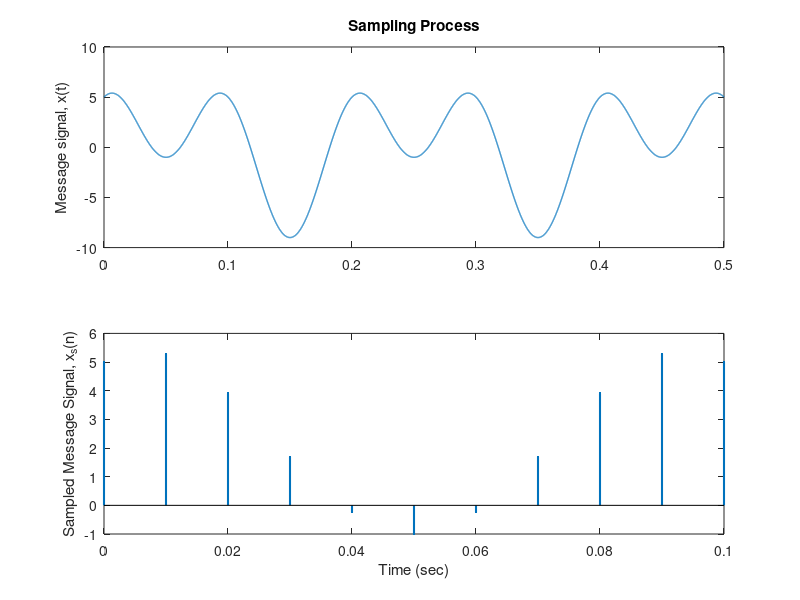
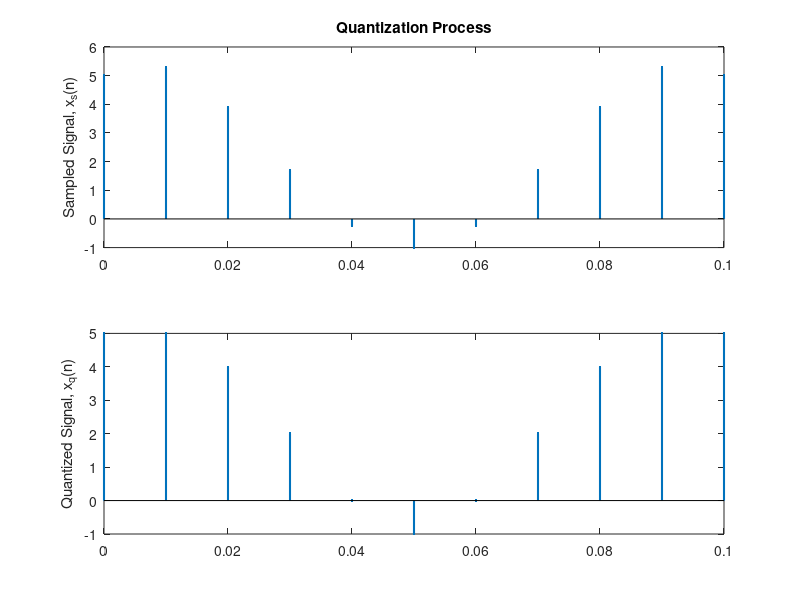
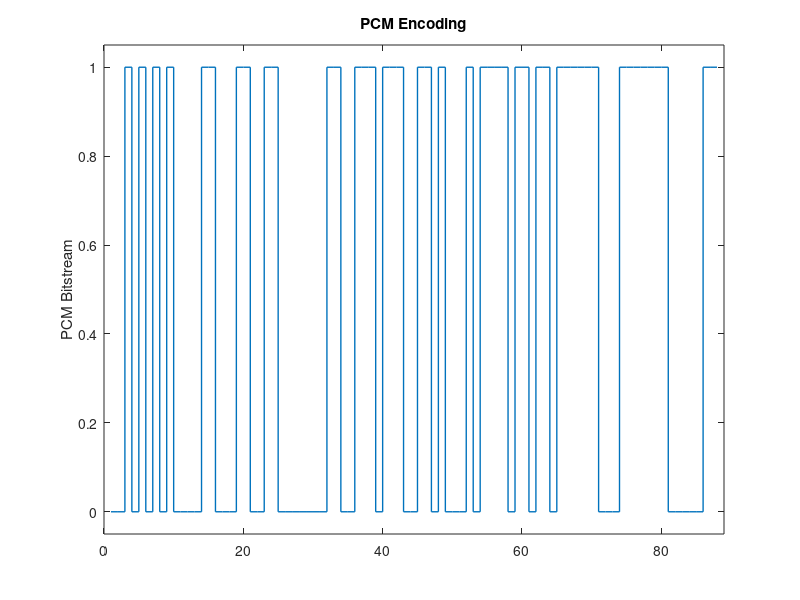
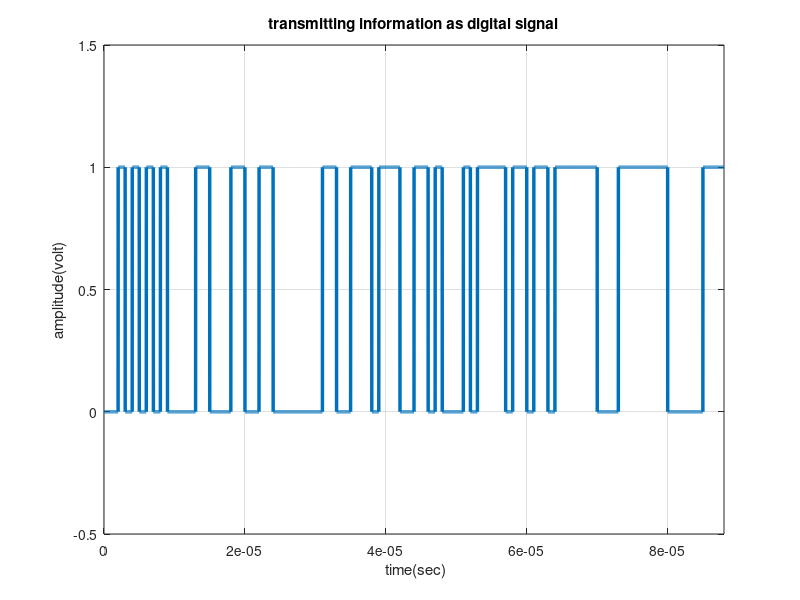

Recreate these plots in MATLAB, in order.
clc; close all; clear all;
% ------------------------------------------------------------
%% Sampling
% Define Message Signal
x = @(t) 5*cos(20*pi*t) + 4*sin(10*pi*t);
Fs = 100; %Sampling Frequency
t = 0:0.0001:0.5; % Time Grid
ts = 0:1/Fs:0.1; % Sampling Time Grid
xs = x(ts); % Sampled Signal
figure(1)
subplot(2,1,1), plot(t, x(t), 'linewidth', 1);
title('Sampling Process');
ylabel('Message signal, x(t)');
subplot(2,1,2), stem(ts, xs, '.', 'linewidth', 1.5);
ylabel('Sampled Message Signal, x_s(n)');
xlabel('Time (sec)')
saveas(gcf, 'project_2fig1.png')
% ------------------------------------------------------------
compressed = compand(xs,255,max(xs),'mu/compressor')
% ------------------------------------------------------------
%% Quantization (Rounding)
L = 256; b = log2(L); %Quantization Levels and bits
delta = (max(xs)-min(xs))/(L-1); % Quantization Step
xq = round((xs/delta)*delta); % Quantized Signal
SQNR = 10*log10(mean(xs.^2)/mean((xs-xq).^2));
disp(['SQNR = ', num2str(SQNR), ' dB']);
figure(2)
subplot(2,1,1), stem(ts, xs, '.', 'linewidth', 1.5);
title('Quantization Process');
ylabel('Sampled Signal, x_s(n)');
subplot(2,1,2), stem(ts, xq, '.', 'linewidth', 1.5);
ylabel('Quantized Signal, x_q(n)');
saveas(gcf, 'project_2fig2.png')
%% PCM Encoding
xb = de2bi(round((xq/delta)+ 41)); %Assigning bits for each Q-level
xbs = reshape(xb, [1, length(xq)*b]); %PCM Bitstream
figure(3)
stairs(xbs, 'linewidth', 1);
title('PCM Encoding');
ylabel('PCM Bitstream');
xlim([0, length(xbs)+1]);
ylim([-0.05, 1.05]);
saveas(gcf, 'project_2fig3.png')
expanded = compand(xs,255,max(xs),'mu/expander')
%%
x = xbs;
bp=.000001;                                                    % bit period
disp(' Binary information at Transmitter :');
disp(x);

bit=[]; 
for n=1:1:length(x)
    if x(n)==1;
       se=ones(1,100);
    else x(n)==0;
        se=zeros(1,100);
    end
     bit=[bit se];
end
t1=bp/100:bp/100:100*length(x)*(bp/100);
figure(4)
plot(t1,bit,'lineWidth',2.5);grid on;
axis([ 0 bp*length(x) -.5 1.5]);
ylabel('amplitude(volt)');
xlabel(' time(sec)');
title('transmitting information as digital signal');
saveas(gcf, 'project_2fig4.png')

A=5;                                          % Amplitude of carrier signal
br=1/bp;                                                         % bit rate
f1=br*8;                           % carrier frequency for information as 1
f2=br*2;                           % carrier frequency for information as 0
t2=bp/99:bp/99:bp;                 
ss=length(t2);
fsk=[];
for (i=1:1:length(xbs))
    if (xbs(i)==1)
        y=A*cos(2*pi*f1*t2);
    else
        y=A*cos(2*pi*f2*t2);
    end
    fsk=[fsk y];
end
t3=bp/99:bp/99:bp*length(xbs);
figure(5)
plot(t3,fsk);
xlabel('time(sec)');
ylabel('amplitude(volt)');
title('waveform for binary FSK modulation coresponding binary information');
saveas(gcf, 'project_2fig5.png')